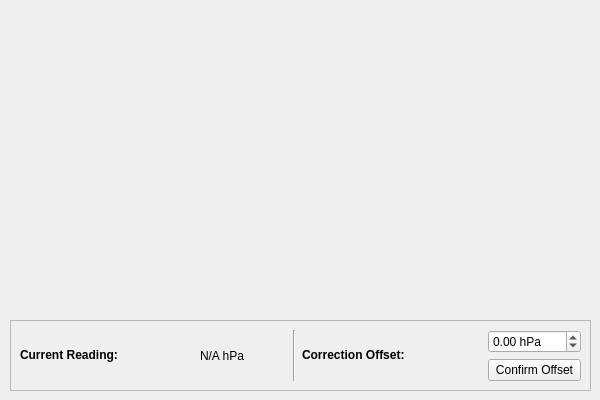
      <widget class="QWidget" name="ambient_pressure_tab">
       <attribute name="title">
        <string>Pressure Sensor</string>
       </attribute>
       <widget class="PlotWidget" name="ambient_pressure_graphWidget" native="true">
        <property name="geometry">
         <rect>
          <x>10</x>
          <y>10</y>
          <width>581</width>
          <height>301</height>
         </rect>
        </property>
       </widget>
       <widget class="QFrame" name="frame_7">
        <property name="geometry">
         <rect>
          <x>10</x>
          <y>320</y>
          <width>581</width>
          <height>71</height>
         </rect>
        </property>
        <property name="frameShape">
         <enum>QFrame::StyledPanel</enum>
        </property>
        <property name="frameShadow">
         <enum>QFrame::Raised</enum>
        </property>
        <widget class="QWidget" name="gridLayoutWidget_7">
         <property name="geometry">
          <rect>
           <x>10</x>
           <y>10</y>
           <width>561</width>
           <height>51</height>
          </rect>
         </property>
         <layout class="QGridLayout" name="gridLayout_7">
          <item row="1" column="5">
           <widget class="QPushButton" name="ambient_confirm_pressure_offset_pushButton">
            <property name="text">
             <string>Confirm Offset</string>
            </property>
           </widget>
          </item>
          <item row="0" column="2" rowspan="2">
           <widget class="QLabel" name="ambient_pressure_value_label">
            <property name="text">
             <string>N/A hPa</string>
            </property>
           </widget>
          </item>
          <item row="0" column="4" rowspan="2">
           <widget class="QLabel" name="ambient_pressure_offset_text_label">
            <property name="minimumSize">
             <size>
              <width>180</width>
              <height>0</height>
             </size>
            </property>
            <property name="text">
             <string>&lt;html&gt;&lt;head/&gt;&lt;body&gt;&lt;p&gt;&lt;span style=&quot; font-weight:700;&quot;&gt;Correction Offset:&lt;/span&gt;&lt;/p&gt;&lt;/body&gt;&lt;/html&gt;</string>
            </property>
           </widget>
          </item>
          <item row="0" column="5">
           <widget class="QDoubleSpinBox" name="ambient_pressure_offset_value_doubleSpinBox">
            <property name="suffix">
             <string> hPa</string>
            </property>
            <property name="minimum">
             <double>-100.000000000000000</double>
            </property>
            <property name="maximum">
             <double>100.000000000000000</double>
            </property>
           </widget>
          </item>
          <item row="0" column="3" rowspan="2">
           <widget class="Line" name="line_15">
            <property name="orientation">
             <enum>Qt::Vertical</enum>
            </property>
           </widget>
          </item>
          <item row="0" column="0" rowspan="2" colspan="2">
           <widget class="QLabel" name="ambient_pressure_text_label">
            <property name="minimumSize">
             <size>
              <width>0</width>
              <height>0</height>
             </size>
            </property>
            <property name="text">
             <string>&lt;html&gt;&lt;head/&gt;&lt;body&gt;&lt;p&gt;&lt;span style=&quot; font-weight:700;&quot;&gt;Current Reading:&lt;/span&gt;&lt;/p&gt;&lt;/body&gt;&lt;/html&gt;</string>
            </property>
           </widget>
          </item>
         </layout>
        </widget>
       </widget>
      </widget>
